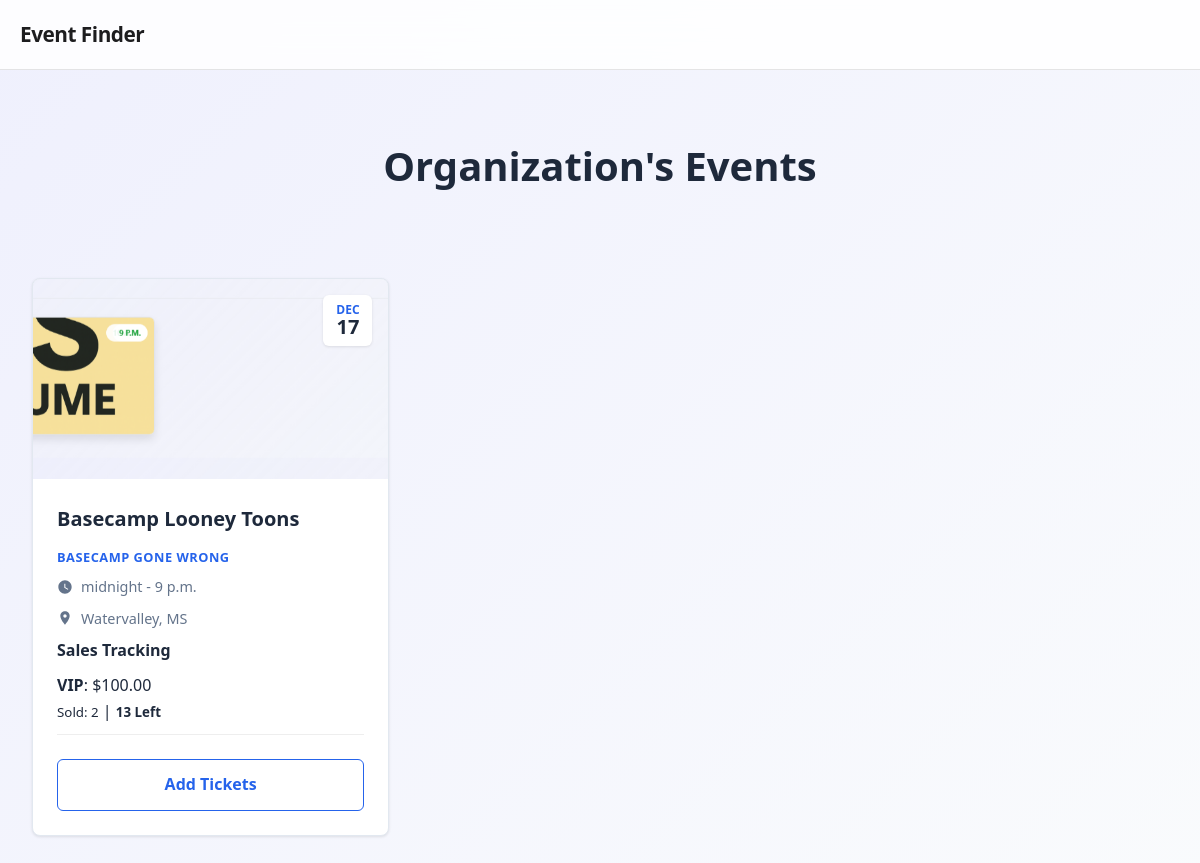
Page /event/page/ (signed in) on the earlier database version.
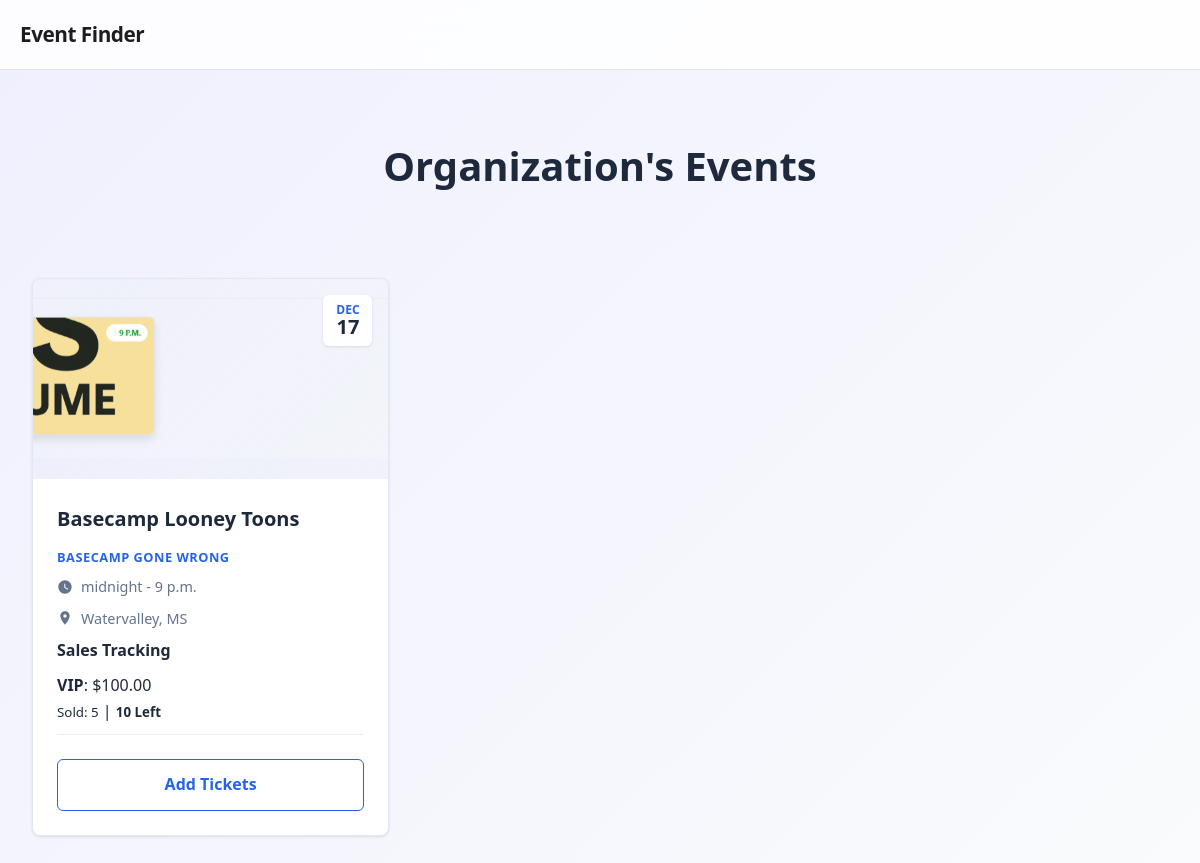
Same page on the later database version.
### App/models.py (models this page shows, shortened)
class TicketTier(models.Model):
    class Status(models.TextChoices):
        VIP = "VIP",('VIP')
        GENERAL = "General",('General')
        BASIC = "Basic",('Basic')
    event = models.ForeignKey(Event, on_delete=models.CASCADE, related_name='ticket_tiers')
    type = models.CharField(max_length=10,choices=Status.choices, default="Basic")
    price = models.DecimalField(max_digits=8, decimal_places=2)
    quantity = models.IntegerField()

### App/views.py (the view)
# urls.py: path('event/page/', v.Event_Page, name='event_page'),
def Event_Page(request):
    membership = OrganizationMembership.objects.get(user=request.user)
    organization = membership.organization
    tier_stats = TicketTier.objects.annotate(
        sold_tickets=Count('ticket'),
        remaining=F('quantity')
    )
    Events = Event.objects.filter(organization=organization).prefetch_related(
        Prefetch('ticket_tiers', queryset=tier_stats)
    )
    return render(request, 'event_page.html', {'Events': Events})

### App/context_processors.py (called while the page is built)
def current_url(request):
    return {
        'current_path': request.path,
        'current_full_url': request.get_full_path(),
        'current_absolute_uri': request.build_absolute_uri(),
    }

def base_view(request):
    if not request.user.is_authenticated:
        return {}
    membership = OrganizationMembership.objects.filter(user=request.user).first()
    if not membership:
        return {}
    if membership.role == "admin":
        status = 1
    elif membership.role == 'user':
        status = 2
    else:
        status = 3
    return {
        'status': status,
        'membership': membership
    }

### App/templates/event_page.html
{% extends 'base.html' %}
{% load static %}
{% block content %}
<link rel="stylesheet" href="{% static 'event_page.css' %}">
<section class="page-title">
    <h1>Organization's Events</h1>
</section>
<main class="container">
    <div class="events-grid">
        {% for event in Events %}
        <article class="event-card">
            <div class="card-image">
                <img src="{{ event.banner_image.url }}" alt="{{ event.title }}">
                <div class="date-badge">
                    <span class="month">{{ event.date|date:"M" }}</span>
                    <span class="day">{{ event.date|date:"j" }}</span>
                </div>
            </div>
            <div class="card-content">
                <div class="event-title">{{ event.title }}</div>
                <h3 class="event-description">{{ event.description }}</h3>
                <div class="event-details">
                    <svg class="icon" viewBox="0 0 24 24">
                        <path
                            d="M12 2C6.5 2 2 6.5 2 12s4.5 10 10 10 10-4.5 10-10S17.5 2 12 2zm4.2 14.2L11 13V7h1.5v5.2l4.5 2.7-.8 1.3z" />
                    </svg>
                    <span>{{ event.start_time }} - {{ event.end_time }}</span>
                </div>
                <div class="event-details">
                    <svg class="icon" viewBox="0 0 24 24">
                        <path
                            d="M12 2C8.1 2 5 5.1 5 9c0 5.2 7 13 7 13s7-7.8 7-13c0-3.9-3.1-7-7-7zm0 9.5c-1.4 0-2.5-1.1-2.5-2.5s1.1-2.5 2.5-2.5 2.5 1.1 2.5 2.5-1.1 2.5-2.5 2.5z" />
                    </svg>
                    <span>{{ event.location }}</span>
                </div>
                <div class="ticket-tiers">
                    <h4>Sales Tracking</h4>
                    {% for tier in event.ticket_tiers.all %}
                    <div class="ticket-tier" style="border-bottom: 1px solid #eee; padding: 10px 0;">
                        <div class="ticket-tier">
                            <div class="tier-info">
                                <strong>{{ tier.get_type_display }}</strong>: ${{ tier.price }}
                            </div>
                            <div class="tier-status">
                                <small>Sold: {{ tier.sold_tickets }}</small> |
                                <small><strong>{{ tier.remaining }} Left</strong></small>
                            </div>
                        </div>
                    </div>
                    {% empty %}
                    <p>No ticket tiers created.</p>
                    {% endfor %}
                </div>
                <div class="card-footer">
                    <a href="{% url 'ticket_tier' event.id %}" class="btn">Add Tickets</a>
                </div>
            </div>
        </article>
        {% endfor %}
    </div>
</main>
{% endblock content %}

Differences in the rows shown:
changed TicketTier "VIP": sold_tickets "2" → "5"; remaining "13" → "10"
